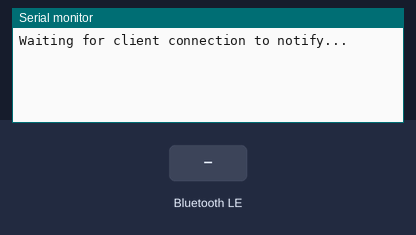
A program run on a simulated ESP32. On the bench: the last lines printed to the serial monitor. The inputs (shaded band) are chosen by the test bench. Random numbers use the default seed unless the program sets one; nothing arrives over Bluetooth unless stated; a phone connects over Bluetooth LE 3 s after start.

Above: at 1.2 s.
1.3 s: Bluetooth LE write "1" received
At 2.5 s:
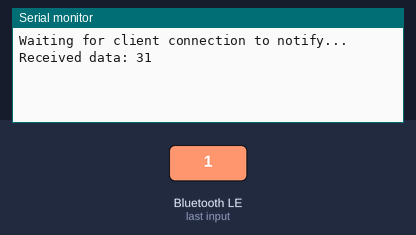
2.8 s: Bluetooth LE write "0" received
At 3.8 s:
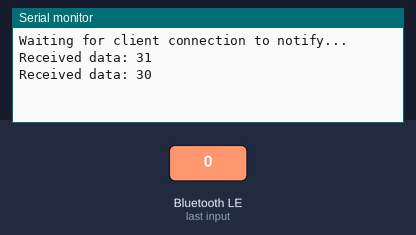
4.3 s: Bluetooth LE write "2" received
At 4.9 s:
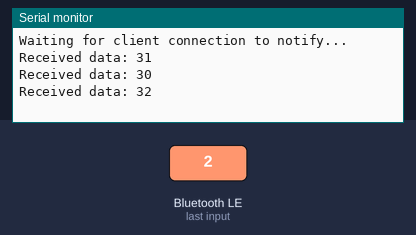

Measured:
- after the input at 1.3 s, the serial monitor: prints a new line after 0.05 s (image 1)
- after the input at 2.8 s, the serial monitor: prints a new line after 0.05 s (image 2)
- after the input at 4.3 s, the serial monitor: prints a new line after 0.05 s (image 3)

The program:

main.cpp
```cpp
#include <Arduino.h>
#include <BLEDevice.h>
#include <BLEServer.h>
#include <BLEUtils.h>
#include <BLE2902.h>
#include <vector> // Include for std::vector
#include <sstream>

#define UART_SERVICE_UUID "25AE1441-05D3-4C5B-8281-93D4E07420CF"
#define UART_INPUT_CHARACTERISTIC_UUID "00002a22-0000-1000-8000-00805f9b34fb"
#define PID_CONTROL_CHARACTERISTIC_UUID "00002a28-0000-1000-8000-00805f9b34fb"

BLECharacteristic *uartInputCharacteristic;
BLEServer *bleServer;
bool deviceConnected = false;
std::vector<int> sensorValues(16, 0); // Vector with 16 integers initialized to 0

class BLEConnectionHandler : public BLEServerCallbacks {
    void onConnect(BLEServer* server) override {
        deviceConnected = true;
    }

    void onDisconnect(BLEServer* server) override {
        deviceConnected = false;
    }
};

class UARTDataHandler : public BLECharacteristicCallbacks {
    void onWrite(BLECharacteristic* characteristic) override {
        std::string value = characteristic->getValue();
        if (!value.empty()) {
           std::stringstream msg;
            msg << "Received data: ";
            for (size_t i = 0; i < value.length(); i++) {
                msg << std::hex << (int)value[i] << " ";
            }
            Serial.println(msg.str().c_str());
        }
    }
};

void generateSensorValues() {
    for (int& value : sensorValues) {
        value = random(100, 1000);
    }
}

std::string createSensorDataString() {
    std::stringstream dataString;
    for (size_t i = 0; i < sensorValues.size(); i++) {
        // Encode each sensor value as two bytes
        int value = sensorValues[i];
        dataString << (char)(value & 0xFF);
        dataString << (char)((value >> 8) & 0xFF);
    }
    return dataString.str();
}

void setup() {
    Serial.begin(115200);
    BLEDevice::init("LF-Speedy");

    bleServer = BLEDevice::createServer();
    bleServer->setCallbacks(new BLEConnectionHandler());

    BLEService* uartService = bleServer->createService(UART_SERVICE_UUID);

    uartInputCharacteristic = uartService->createCharacteristic(
        UART_INPUT_CHARACTERISTIC_UUID,
        BLECharacteristic::PROPERTY_NOTIFY | BLECharacteristic::PROPERTY_READ
    );
    uartInputCharacteristic->addDescriptor(new BLE2902());

    BLECharacteristic* pidControlCharacteristic = uartService->createCharacteristic(
        PID_CONTROL_CHARACTERISTIC_UUID,
        BLECharacteristic::PROPERTY_NOTIFY | BLECharacteristic::PROPERTY_WRITE
    );
    pidControlCharacteristic->setCallbacks(new UARTDataHandler());

    uartService->start();
    bleServer->getAdvertising()->start();
    Serial.println("Waiting for client connection to notify...");

    generateSensorValues();
}

void loop() {
    if (deviceConnected) {
        generateSensorValues();
        std::string sensorData = createSensorDataString();
        uartInputCharacteristic->setValue(sensorData);
        uartInputCharacteristic->notify();
    } else {
        delay(500);
        bleServer->getAdvertising()->start();
    }
    delay(100);
}
```
